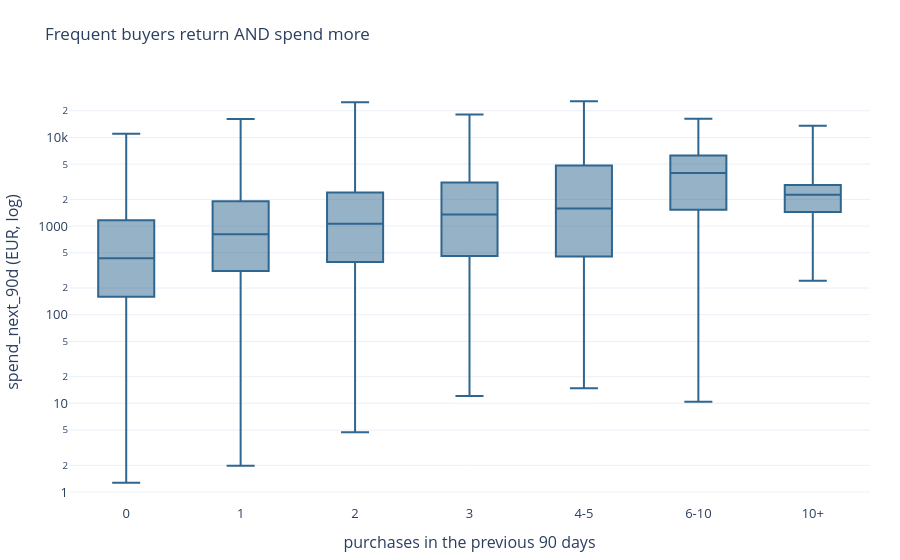

Notebook code for this chart:
### Code cell
labels = ["0", "1", "2", "3", "4-5", "6-10", "10+"]
groups = pd.cut(returned["purchase_count_90d"], [-1, 0, 1, 2, 3, 5, 10, 30], labels=labels)
box_data = returned.assign(group=groups).dropna(subset=["group"])
fig = px.box(box_data, x="group", y=SPEND, points=False, log_y=True,
             category_orders={"group": labels}, color_discrete_sequence=[BLUE])
fig.update_layout(title="Frequent buyers return AND spend more",
                  xaxis_title="purchases in the previous 90 days", yaxis_title="spend_next_90d (EUR, log)")
fig.show()

### Figure 1 — Plotly figure (JSON) as saved in the notebook; plotly's stock layout.template omitted (floating-point values rounded to 4 significant figures; data arrays with more than 128 entries replaced by an {"elided": "..."} marker saying what was removed)
{"data": [{"alignmentgroup": "True", "boxpoints": false, "hovertemplate": "group=%{x}<br>spend_next_90d=%{y}<extra></extra>", "legendgroup": "", "marker": {"color": "#2f6690"}, "name": "", "notched": false, "offsetgroup": "", "orientation": "v", "showlegend": false, "type": "box", "x": {"elided": "3560 str values"}, "x0": " ", "xaxis": "x", "y": {"elided": "3560 float values"}, "y0": " ", "yaxis": "y"}], "layout": {"boxmode": "group", "legend": {"tracegroupgap": 0}, "title": {"text": "Frequent buyers return AND spend more"}, "xaxis": {"anchor": "y", "categoryarray": ["0", "1", "2", "3", "4-5", "6-10", "10+"], "categoryorder": "array", "domain": [0, 1], "title": {"text": "purchases in the previous 90 days"}}, "yaxis": {"anchor": "x", "domain": [0, 1], "title": {"text": "spend_next_90d (EUR, log)"}, "type": "log"}}}
